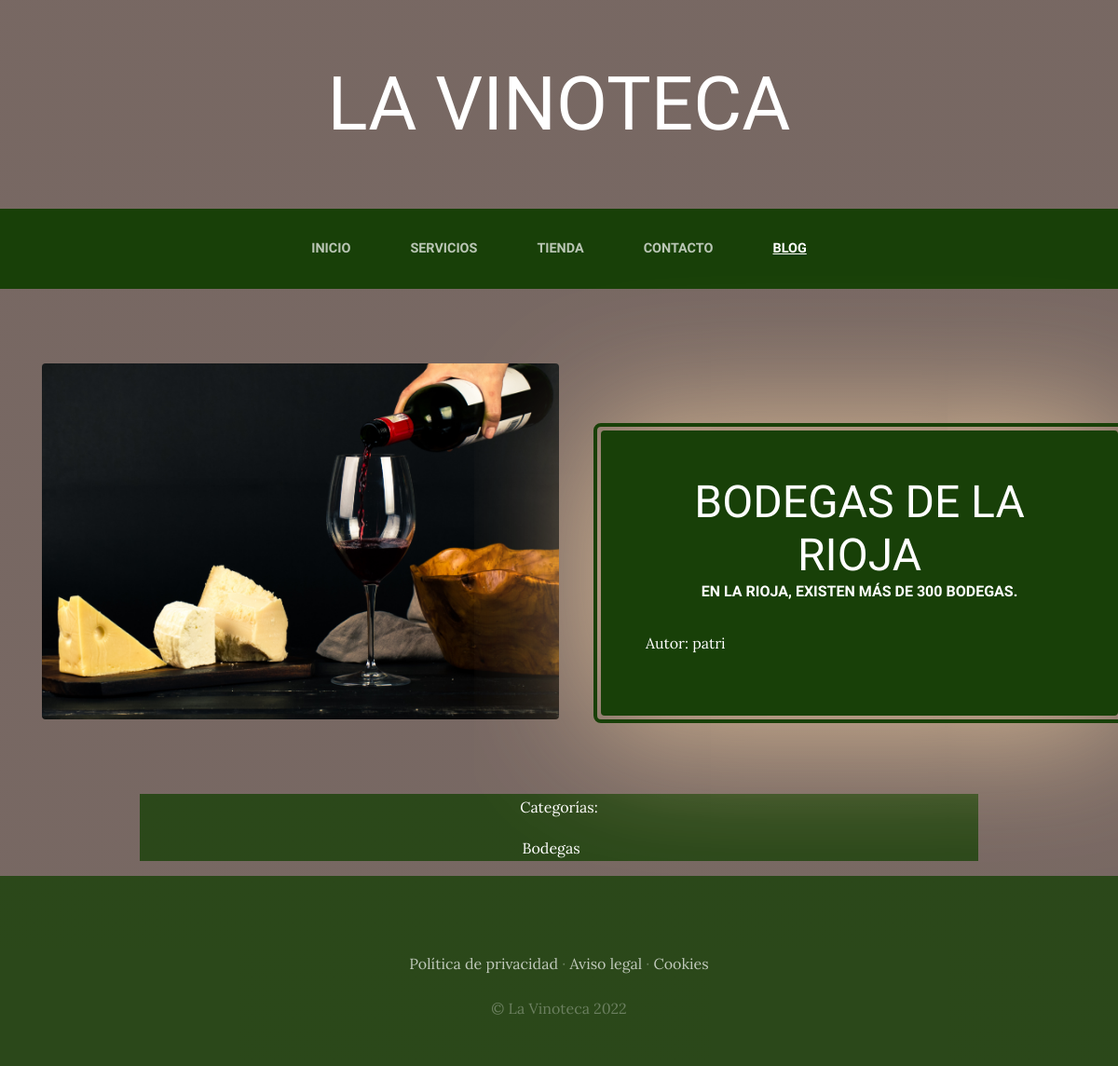
The app's page /blog/categoria/1/ with its own data.
### BlogApp/models.py (models this page shows, shortened)
class Post(models.Model):
    titulo = models.CharField(max_length=50)
    contenido = models.CharField(max_length=1000)
    image = models.ImageField(upload_to='blog',null=True,blank=True)
    autor = models.ForeignKey(User,on_delete=models.CASCADE)
    categoria = models.ManyToManyField(Categoria)
    created = models.DateTimeField(auto_now_add=True)
    updated = models.DateTimeField(auto_now_add=True)
    class Meta:
        verbose_name="post"
        verbose_name_plural="posts"

class Categoria(models.Model):
    nombre = models.CharField(max_length=50)
    created = models.DateTimeField(auto_now_add=True)
    updated = models.DateTimeField(auto_now_add=True)
    class Meta:
        verbose_name="categoria"
        verbose_name_plural="categorias"

### BlogApp/views.py (the view)
# urls.py: path('categoria/<int:categoria_id>/',views.categoria,name="Categoria")
def categoria(request,categoria_id):
    categoria = Categoria.objects.get(id=categoria_id)
    posts = Post.objects.filter(categoria = categoria)
    return render(request,"blog/categorias.html",{'categoria':categoria,"posts":posts})

### BlogApp/templates/blog/categorias.html
{% extends "ProyectoWebApp/base.html" %}
{% load static %}
{% block content %}
    {% for post in posts %}
        <section class="page-section clearfix ">
            <div class="container">
                <div class="intro">
                    <img class="intro-img img-fluid mb-3 mb-lg-0 rounded" src="{{post.image.url}}" alt="" style="width:50%">
                    <div class="intro-text left-0 text-center bg-faded p-5 rounded">
                        <h3 class="section-heading mb-4" >
                            <span class="section-heading-lower">{{post.titulo}}</span>
                            <span class="section-heading-upper">{{post.contenido}}</span>
                        </h3>
                        <div>
                            <p style="text-align:left;">Autor: {{post.autor}}</p>
                        </div>
                    </div>
                </div>
            </div>
        </section>
    {% endfor %}
    <section>
        <div style="width:75%; text-align: center;color:white; background-color:rgb(24, 64, 8, 0.8);;border: radius 10px;; margin: auto;">
                <p>Categorías:</p>
                <p>
                    {% for post in posts %}
                        {% for categoria in post.categoria.all %}
                            {{categoria.nombre}} &nbsp &nbsp
                        {% endfor %}
                    {% endfor %}
                </p>
        </div>
    </section>
{% endblock %}

### ProyectoWebApp/static/ProyectoWebApp/css/gestion.css (style rules this page uses)
body { font-family: 'Lora'; background: linear-gradient(rgba(47, 23, 15, 0.65), rgba(47, 23, 15, 0.65)), url("../css/img/bg_main.jpg"); background-attachment: fixed; background-position: center; background-size: cover; }
h1, h2, h3, h4, h5, h6 { font-family: 'Raleway'; }
p { line-height: 1.75; }
.page-section { margin-top: 5rem; margin-bottom: 5rem; }
.section-heading { text-transform: uppercase; }
.section-heading .section-heading-upper { display: block; font-size: 1rem; font-weight: 800; padding-bottom:.5rem; }
.section-heading .section-heading-lower { display: block; font-size: 3rem; font-weight: 100; }
.bg-faded { background-color: rgba(255, 255, 255, 0.85); }
.intro { position: relative; }
@media (min-width: 992px) { .intro .intro-img { width: 65%; float: left; } }
@media (min-width: 992px) { .intro .intro-text { left: 600; width: 60%; margin-top: 4.5rem; background-color: rgba(24, 64, 8); color: rgb(255, 255, 255); position: absolute; box-shadow: 2px 3px 150px 4px rgb(235, 201, 160);; } }
@media (min-width: 992px) { .intro .intro-text::before { border-radius: 0.5rem; content: ''; position: absolute; top: -0.5rem; bottom: -0.5rem; left: -0.5rem; right: -0.5rem; border: 0.25rem solid rgb(24, 64, 8); } }
@media (min-width: 1200px) { .intro .intro-text { width: 50%; } }

### records on screen
Post: image (picture), titulo "BODEGAS DE LA RIOJA", contenido "EN LA RIOJA, EXISTEN MÁS DE 300 BODEGAS.", autor "patri"
Categoria: nombre "Bodegas"
